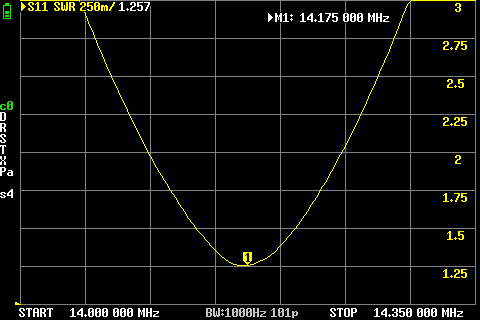
#> input picture src/antennen/square_1m_EA4AGY/vna_screenshot/20m_swr.png, 480 x 320 px
$ python 20m_data_new.py
#> lines starting #> are read from the running program, lines starting #| are printed output that depends on the picture
### src/antennen/square_1m_EA4AGY/vna_screenshot/bandwith_from_swr.py
"""Reusable SWR overlay: fit parallel RLC to two measurement points and plot.
AI generated."""

from __future__ import annotations

import os
from dataclasses import dataclass
from typing import Any

import matplotlib

matplotlib.use("Agg")
import matplotlib.pyplot as plt
import numpy as np
from PIL import Image


@dataclass(frozen=True)
class SWRInfos:
    image_path: str  # absolute path to the NanoVNA screenshot JPG
    left_0_1: (
        float  # plot area boundaries as fractions 0..1 (x: left→right, y: top→bottom)
    )
    right_0_1: float
    top_0_1: float
    bottom_0_1: float
    freq_min_hz: float  # x-axis range in Hz
    freq_max_hz: float
    swr_min_axis: float  # y-axis range
    swr_max_axis: float
    point_min_hz: float  # resonance: SWR minimum (delta=0)
    point_min_swr: float
    point_arb_hz: float  # arbitrary off-resonance point
    point_arb_swr: float


def solve_Q(
    Rpar: float, f0: float, f_free: float, swr_free: float, Z0: float = 50.0
) -> float:
    gam = (swr_free - 1) / (swr_free + 1)
    delta_sq = (gam**2 * (Rpar + Z0) ** 2 - (Rpar - Z0) ** 2) / (Z0**2 * (1 - gam**2))
    x = f_free / f0 - f0 / f_free
    return np.sqrt(delta_sq) / abs(x)


def swr_parallel_rlc(
    freqs: np.ndarray, Rpar: float, f0: float, Q: float, Z0: float = 50.0
) -> np.ndarray:
    delta = Q * (freqs / f0 - f0 / freqs)
    gam_sq = ((Rpar - Z0) ** 2 + Z0**2 * delta**2) / (
        (Rpar + Z0) ** 2 + Z0**2 * delta**2
    )
    return (1 + np.sqrt(gam_sq)) / (1 - np.sqrt(gam_sq))


def plot_swr_overlay(infos: SWRInfos, Z0: float = 50.0, DPI: int = 100) -> None:
#> called with Z0 = 50, DPI = 100
    output_svg = os.path.splitext(infos.image_path)[0] + ".svg"
    img = Image.open(infos.image_path)
#> img is the input picture: PIL image 480x320 RGB; mean R, G, B 11.8, 11.9, 9
    W, H = img.size
#> W = 480; H = 320

    fig = plt.figure(figsize=(W / DPI, H / DPI), dpi=DPI)

    ax_bg = fig.add_axes((0, 0, 1, 1))
    ax_bg.imshow(
        np.array(img),
        aspect="auto",
        origin="upper",
        extent=(0.0, float(W), float(H), 0.0),
    )
    ax_bg.set_xlim(0, W)
    ax_bg.set_ylim(H, 0)
    ax_bg.axis("off")

    left = infos.left_0_1
    bottom = 1.0 - infos.bottom_0_1  # matplotlib origin is bottom-left
    width = infos.right_0_1 - infos.left_0_1
    height = infos.bottom_0_1 - infos.top_0_1

    ax = fig.add_axes((left, bottom, width, height))
    ax.set_xlim(infos.freq_min_hz, infos.freq_max_hz)
    ax.set_ylim(infos.swr_min_axis, infos.swr_max_axis)
    ax.set_xticks([])
    ax.set_yticks([])
    ax.patch.set_alpha(0)
    for spine in ax.spines.values():
        spine.set_edgecolor("red")
        spine.set_linewidth(2)

    f0 = infos.point_min_hz
    swr_min = infos.point_min_swr
    f_free = infos.point_arb_hz
    swr_free = infos.point_arb_swr

    Rpar_small = Z0 / swr_min  # undercoupled: Rpar < Z0  (blue)
    Rpar_large = Z0 * swr_min  # overcoupled:  Rpar > Z0  (red)

    freqs = np.linspace(infos.freq_min_hz, infos.freq_max_hz, 1000)
    results = []
    for Rpar, color, lw, ls in [
        (Rpar_large, "red", 3, "-"),
        (Rpar_small, "blue", 3, ":"),
    ]:
        Q = solve_Q(Rpar, f0, f_free, swr_free)
        L_val = Rpar / (2 * np.pi * f0 * Q)
        C_val = Q / (2 * np.pi * f0 * Rpar)
        B = f0 / Q
        results.append({"Rpar": Rpar, "B": B})
        print(
            f"Rpar={Rpar:.2f} Ω  Q={Q:.1f}  L={L_val * 1e6:.3f} µH  C={C_val * 1e12:.1f} pF  B={B:.0f} Hz"
        )
        ax.plot(
            freqs,
            swr_parallel_rlc(freqs, Rpar, f0, Q),
            color=color,
            linewidth=lw,
            linestyle=ls,
            alpha=0.4,
            dashes=(1, 6) if color == "blue" else (None, None),
        )

    x0 = infos.freq_min_hz + 0.015 * (infos.freq_max_hz - infos.freq_min_hz)
    swr0 = infos.swr_min_axis + 0.06
    swr_step = (infos.swr_max_axis - infos.swr_min_axis) * 0.085
    fontsize = round(24 * W / 1553)
#> fontsize = 7
    kw: dict[str, Any] = {
        "fontsize": fontsize,
        "verticalalignment": "bottom",
        "bbox": {"facecolor": "white", "alpha": 0.6, "edgecolor": "none"},
    }
    combined_text = "\n".join(
        [
            f"Rpar_1={results[1]['Rpar']:.0f} Ohm",
            f"B_unloaded_1={results[1]['B']:.0f} Hz",
            f"Rpar_2={results[0]['Rpar']:.0f} Ohm",
            f"B_unloaded_2={results[0]['B']:.0f} Hz",
            f"swr min: {infos.point_min_swr:.2f} @ {infos.point_min_hz / 1e6:.3f} MHz",
        ]
    )
    ax.text(
        x0,
        swr0,
        combined_text,
        color="black",
        ha="left",
        va="bottom",
        linespacing=1.35,
        **kw,
    )

    fig.savefig(output_svg, dpi=DPI, bbox_inches=None, format="svg", transparent=True)
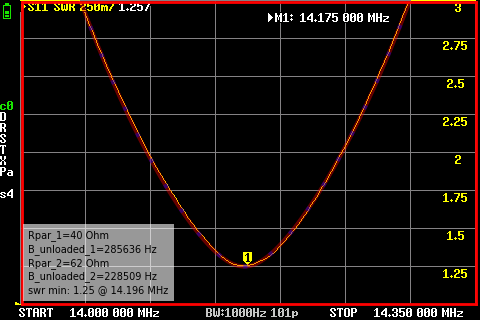
#> figure drawn by matplotlib, 2 panels
    plt.close(fig)
    print(f"Saved {output_svg}")

### src/antennen/square_1m_EA4AGY/vna_screenshot/20m_data_new.py
import os

from antennen.square_1m_EA4AGY.vna_screenshot.bandwith_from_swr import (
    SWRInfos,
    plot_swr_overlay,
)

THIS_DIR = os.path.dirname(os.path.abspath(__file__))

infos_20m = SWRInfos(
    image_path=os.path.join(THIS_DIR, "20m_swr.png"),
    left_0_1=70 / 1553,
    right_0_1=1540 / 1553,
    top_0_1=5 / 1041,
    bottom_0_1=990 / 1041,
    freq_min_hz=14_000_000,
    freq_max_hz=14_400_000,
    swr_min_axis=1.0,
    swr_max_axis=3.0,
    point_min_hz=14_196000,
    point_min_swr=1.25,
    point_arb_hz=14_105000,
    point_arb_swr=2.08,
)

if __name__ == "__main__":
    plot_swr_overlay(infos_20m)

$ run again, with src/antennen/square_1m_EA4AGY/vna_screenshot/40m_swr.png copied over src/antennen/square_1m_EA4AGY/vna_screenshot/20m_swr.png
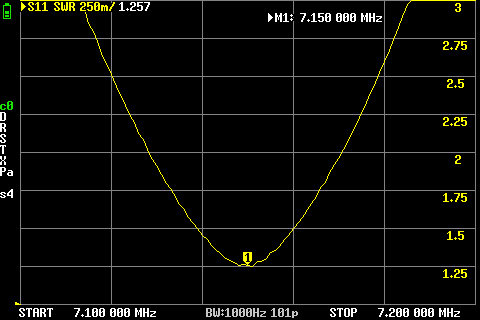
#> input picture src/antennen/square_1m_EA4AGY/vna_screenshot/40m_swr.png, 480 x 320 px
#> in plot_swr_overlay, img is the input picture: PIL image 480x320 RGB; mean R, G, B 11.1, 11.2, 8.4
#> in plot_swr_overlay, `fig.savefig(output_svg, dpi=DPI, bbox_inches=None, format="svg", trans..`:
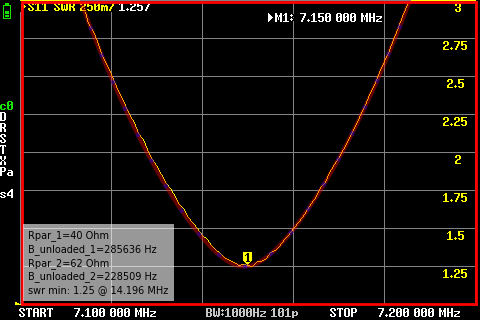
#> figure drawn by matplotlib, 2 panels

$ run again, with src/antennen/square_1m_EA4AGY/vna_screenshot/20m_smith.png copied over src/antennen/square_1m_EA4AGY/vna_screenshot/20m_swr.png
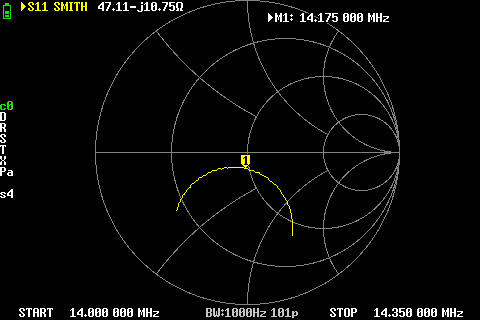
#> input picture src/antennen/square_1m_EA4AGY/vna_screenshot/20m_smith.png, 480 x 320 px
#> in plot_swr_overlay, img is the input picture: PIL image 480x320 RGB; mean R, G, B 7.7, 7.8, 6.9
#> in plot_swr_overlay, `fig.savefig(output_svg, dpi=DPI, bbox_inches=None, format="svg", trans..`:
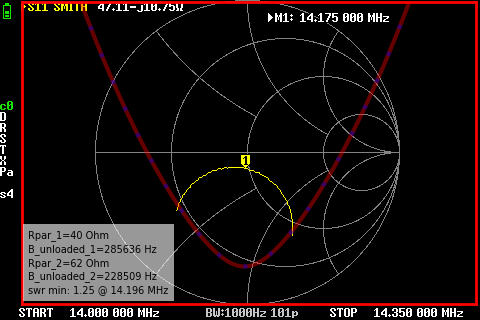
#> figure drawn by matplotlib, 2 panels
